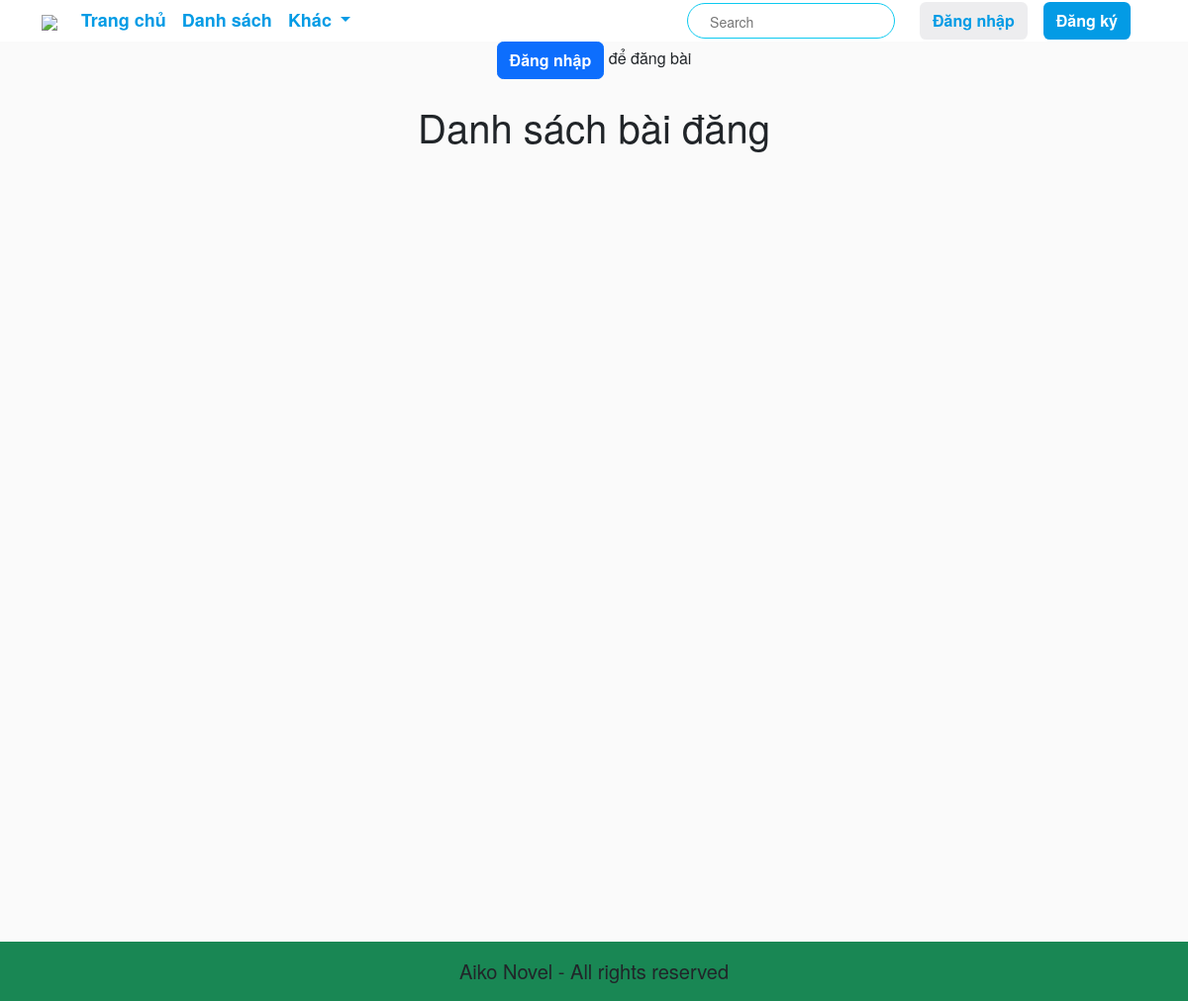
Page /forum/posts/ on the earlier database version.
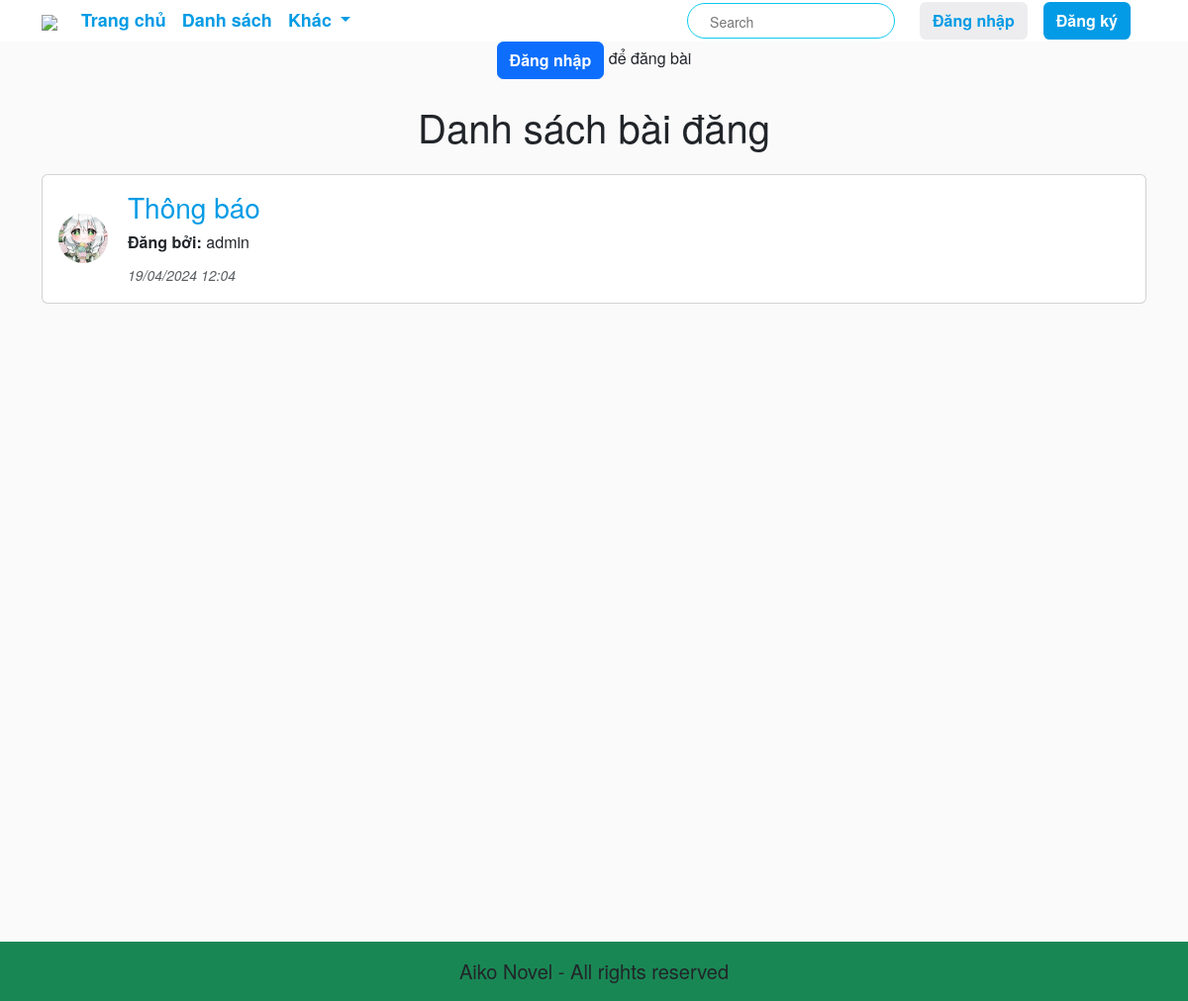
Same page on the later database version.
### forum/models.py (models this page shows)
class ForumPost(models.Model):
    title = models.CharField(max_length=255)
    content = RichTextField()
    user_info = models.ForeignKey(UserInfo, on_delete=models.CASCADE)
    created_at = models.DateTimeField(auto_now_add=True)
    is_deleted = models.BooleanField(default=False)

### app/models.py (models this page shows, shortened)
class UserInfo(models.Model):
    username = models.OneToOneField(User, on_delete=models.CASCADE, db_index=True, primary_key=True)
    full_name = models.CharField(max_length=100, null=True)
    img_avatar = models.ImageField(upload_to='avatar_images/', null=True, default='avatar_images/default-avatar-profile-icon-of-social-media-user-vector.jpg')
    img_background = models.ImageField(upload_to='background_images/', null=True, blank=True)
    img_background_position = models.IntegerField(default=0)

### forum/views.py (the view)
# urls.py: path('posts/', PostListView.as_view(), name='forum-post-list'),
class PostListView(ListView):
    model = ForumPost
    template_name = 'forum/forum_post_list.html'
    context_object_name = 'posts'
    def get_queryset(self):
        return ForumPost.objects.all().order_by('-created_at')

### app/info.py (called while the page is built, shortened)
def get_user_info(request):
    info = {}  # Khởi tạo info ngay cả khi không có người dùng xác thực
    return info

### forum/templates/forum/forum_post_list.html (shortened to what this page needs)
{% extends "app/base.html" %}
{% load static %}
{% block main_content %}
{% block extra_css %}
    <link rel="stylesheet" type="text/css" href="{% static 'forum.css' %}">
{% endblock extra_css %}
{% if user.username %}
    <div class="mt-3">
        <button class="back-to-forum-btn" onclick="window.location.href='{% url 'create-post' %}'">
            Đăng bài
        </button>
    </div>
{% else %}
    <div class="text-center">
        <button class="btn btn-primary" onclick="loadLoginForm()">Đăng nhập</button> để đăng bài
    </div>
{% endif %}
<div class="container mt-4" style="min-height: 100vh;">
    <h1 class="text-center mb-4">Danh sách bài đăng</h1>
    {% for post in posts %}
    <div class="card mb-3">
        <div class="card-body d-flex justify-content-between align-items-center">
            <div class="user-info">
                {% if post.user_info.img_avatar %}
                    <div class="avatar-container">
                        <img src="{{ post.user_info.img_avatar.url }}">
                    </div>
                {% endif %}
                <div class="user-info-details">
                    <h3 class="card-title"><a href="{% url 'post-detail' pk=post.pk %}">{{ post.title }}</a></h3>
                    <p class="card-text"><b>Đăng bởi:</b> {{ post.user_info.username }}</p>
                    <p class="card-text"><small class="text-muted"><i>{{ post.created_at|date:"d/m/Y h:m" }}</i></small></p>
                </div>
            </div>
        </div>
    </div>
    {% endfor %}
</div>
{% endblock main_content %}

Differences in the rows shown:
added ForumPost: user_info.img_avatar (picture), title "Thông báo", user_info.username "admin", created_at "19/04/2024 12:04"
